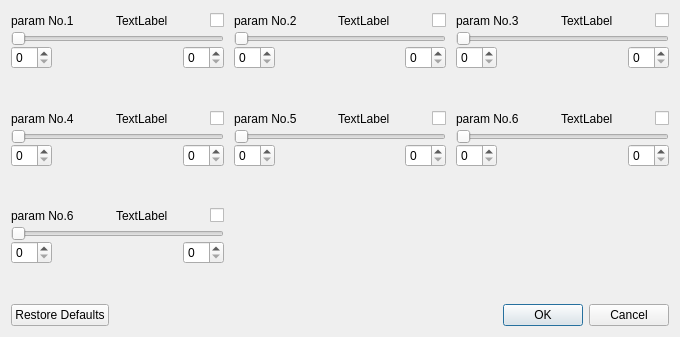
<?xml version="1.0" encoding="UTF-8"?>
<ui version="4.0">
 <class>Dialog7</class>
 <widget class="QDialog" name="Dialog7">
  <property name="geometry">
   <rect>
    <x>0</x>
    <y>0</y>
    <width>680</width>
    <height>337</height>
   </rect>
  </property>
  <property name="maximumSize">
   <size>
    <width>680</width>
    <height>337</height>
   </size>
  </property>
  <property name="windowTitle">
   <string>Manual Fit</string>
  </property>
  <layout class="QGridLayout" name="gridLayout">
   <property name="horizontalSpacing">
    <number>10</number>
   </property>
   <item row="1" column="0">
    <layout class="QFormLayout" name="formLayout_4">
     <property name="verticalSpacing">
      <number>0</number>
     </property>
     <item row="2" column="0" colspan="2">
      <layout class="QHBoxLayout" name="horizontalLayout_8">
       <property name="spacing">
        <number>0</number>
       </property>
       <item>
        <widget class="QSpinBox" name="spb7">
         <property name="toolTip">
          <string>Max Value</string>
         </property>
        </widget>
       </item>
       <item>
        <spacer name="horizontalSpacer_15">
         <property name="orientation">
          <enum>Qt::Horizontal</enum>
         </property>
         <property name="sizeHint" stdset="0">
          <size>
           <width>40</width>
           <height>20</height>
          </size>
         </property>
        </spacer>
       </item>
       <item>
        <spacer name="horizontalSpacer_16">
         <property name="orientation">
          <enum>Qt::Horizontal</enum>
         </property>
         <property name="sizeHint" stdset="0">
          <size>
           <width>40</width>
           <height>20</height>
          </size>
         </property>
        </spacer>
       </item>
       <item>
        <widget class="QSpinBox" name="spb8">
         <property name="toolTip">
          <string>Min Value</string>
         </property>
        </widget>
       </item>
      </layout>
     </item>
     <item row="0" column="0" colspan="2">
      <layout class="QHBoxLayout" name="horizontalLayout_7">
       <property name="spacing">
        <number>16</number>
       </property>
       <item>
        <widget class="QLabel" name="lNm4">
         <property name="toolTip">
          <string>OFFSET</string>
         </property>
         <property name="text">
          <string>param No.4</string>
         </property>
        </widget>
       </item>
       <item>
        <spacer name="horizontalSpacer_13">
         <property name="orientation">
          <enum>Qt::Horizontal</enum>
         </property>
         <property name="sizeHint" stdset="0">
          <size>
           <width>40</width>
           <height>20</height>
          </size>
         </property>
        </spacer>
       </item>
       <item>
        <widget class="QLabel" name="lDig4">
         <property name="text">
          <string>TextLabel</string>
         </property>
        </widget>
       </item>
       <item>
        <spacer name="horizontalSpacer_14">
         <property name="orientation">
          <enum>Qt::Horizontal</enum>
         </property>
         <property name="sizeHint" stdset="0">
          <size>
           <width>40</width>
           <height>20</height>
          </size>
         </property>
        </spacer>
       </item>
       <item>
        <widget class="QCheckBox" name="chb4">
         <property name="toolTip">
          <string>CHECKED FIXES THE PARAMETER
UNCHECKED MAKES THE PARAMETER FREE.</string>
         </property>
         <property name="text">
          <string/>
         </property>
        </widget>
       </item>
      </layout>
     </item>
     <item row="1" column="0" colspan="2">
      <widget class="QSlider" name="sld4">
       <property name="toolTip">
        <string>OFFSET</string>
       </property>
       <property name="orientation">
        <enum>Qt::Horizontal</enum>
       </property>
      </widget>
     </item>
    </layout>
   </item>
   <item row="1" column="1">
    <layout class="QFormLayout" name="formLayout_5">
     <property name="verticalSpacing">
      <number>0</number>
     </property>
     <item row="2" column="0" colspan="2">
      <layout class="QHBoxLayout" name="horizontalLayout_10">
       <property name="spacing">
        <number>0</number>
       </property>
       <item>
        <widget class="QSpinBox" name="spb9">
         <property name="toolTip">
          <string>Max Value</string>
         </property>
        </widget>
       </item>
       <item>
        <spacer name="horizontalSpacer_19">
         <property name="orientation">
          <enum>Qt::Horizontal</enum>
         </property>
         <property name="sizeHint" stdset="0">
          <size>
           <width>40</width>
           <height>20</height>
          </size>
         </property>
        </spacer>
       </item>
       <item>
        <spacer name="horizontalSpacer_20">
         <property name="orientation">
          <enum>Qt::Horizontal</enum>
         </property>
         <property name="sizeHint" stdset="0">
          <size>
           <width>40</width>
           <height>20</height>
          </size>
         </property>
        </spacer>
       </item>
       <item>
        <widget class="QSpinBox" name="spb10">
         <property name="toolTip">
          <string>Min Value</string>
         </property>
        </widget>
       </item>
      </layout>
     </item>
     <item row="0" column="0" colspan="2">
      <layout class="QHBoxLayout" name="horizontalLayout_9">
       <property name="spacing">
        <number>16</number>
       </property>
       <item>
        <widget class="QLabel" name="lNm5">
         <property name="toolTip">
          <string>SLOPE INNER</string>
         </property>
         <property name="text">
          <string>param No.5</string>
         </property>
        </widget>
       </item>
       <item>
        <spacer name="horizontalSpacer_17">
         <property name="orientation">
          <enum>Qt::Horizontal</enum>
         </property>
         <property name="sizeHint" stdset="0">
          <size>
           <width>40</width>
           <height>20</height>
          </size>
         </property>
        </spacer>
       </item>
       <item>
        <widget class="QLabel" name="lDig5">
         <property name="text">
          <string>TextLabel</string>
         </property>
        </widget>
       </item>
       <item>
        <spacer name="horizontalSpacer_18">
         <property name="orientation">
          <enum>Qt::Horizontal</enum>
         </property>
         <property name="sizeHint" stdset="0">
          <size>
           <width>40</width>
           <height>20</height>
          </size>
         </property>
        </spacer>
       </item>
       <item>
        <widget class="QCheckBox" name="chb5">
         <property name="toolTip">
          <string>CHECKED FIXES THE PARAMETER
UNCHECKED MAKES THE PARAMETER FREE.</string>
         </property>
         <property name="text">
          <string/>
         </property>
        </widget>
       </item>
      </layout>
     </item>
     <item row="1" column="0" colspan="2">
      <widget class="QSlider" name="sld5">
       <property name="toolTip">
        <string>SLOPE INNER</string>
       </property>
       <property name="orientation">
        <enum>Qt::Horizontal</enum>
       </property>
      </widget>
     </item>
    </layout>
   </item>
   <item row="0" column="1">
    <layout class="QFormLayout" name="formLayout_2">
     <property name="verticalSpacing">
      <number>0</number>
     </property>
     <item row="2" column="0" colspan="2">
      <layout class="QHBoxLayout" name="horizontalLayout_4">
       <property name="spacing">
        <number>0</number>
       </property>
       <item>
        <widget class="QSpinBox" name="spb3">
         <property name="toolTip">
          <string>Max Value</string>
         </property>
        </widget>
       </item>
       <item>
        <spacer name="horizontalSpacer_7">
         <property name="orientation">
          <enum>Qt::Horizontal</enum>
         </property>
         <property name="sizeHint" stdset="0">
          <size>
           <width>40</width>
           <height>20</height>
          </size>
         </property>
        </spacer>
       </item>
       <item>
        <spacer name="horizontalSpacer_8">
         <property name="orientation">
          <enum>Qt::Horizontal</enum>
         </property>
         <property name="sizeHint" stdset="0">
          <size>
           <width>40</width>
           <height>20</height>
          </size>
         </property>
        </spacer>
       </item>
       <item>
        <widget class="QSpinBox" name="spb4">
         <property name="toolTip">
          <string>Min Value</string>
         </property>
        </widget>
       </item>
      </layout>
     </item>
     <item row="0" column="0" colspan="2">
      <layout class="QHBoxLayout" name="horizontalLayout_3">
       <property name="spacing">
        <number>16</number>
       </property>
       <item>
        <widget class="QLabel" name="lNm2">
         <property name="toolTip">
          <string>FULL WIDTH</string>
         </property>
         <property name="text">
          <string>param No.2</string>
         </property>
        </widget>
       </item>
       <item>
        <spacer name="horizontalSpacer_5">
         <property name="orientation">
          <enum>Qt::Horizontal</enum>
         </property>
         <property name="sizeHint" stdset="0">
          <size>
           <width>40</width>
           <height>20</height>
          </size>
         </property>
        </spacer>
       </item>
       <item>
        <widget class="QLabel" name="lDig2">
         <property name="text">
          <string>TextLabel</string>
         </property>
        </widget>
       </item>
       <item>
        <spacer name="horizontalSpacer_6">
         <property name="orientation">
          <enum>Qt::Horizontal</enum>
         </property>
         <property name="sizeHint" stdset="0">
          <size>
           <width>40</width>
           <height>20</height>
          </size>
         </property>
        </spacer>
       </item>
       <item>
        <widget class="QCheckBox" name="chb2">
         <property name="toolTip">
          <string>CHECKED FIXES THE PARAMETER
UNCHECKED MAKES THE PARAMETER FREE.</string>
         </property>
         <property name="text">
          <string/>
         </property>
        </widget>
       </item>
      </layout>
     </item>
     <item row="1" column="0" colspan="2">
      <widget class="QSlider" name="sld2">
       <property name="toolTip">
        <string>FULL WIDTH</string>
       </property>
       <property name="orientation">
        <enum>Qt::Horizontal</enum>
       </property>
      </widget>
     </item>
    </layout>
   </item>
   <item row="3" column="0" colspan="3">
    <widget class="QDialogButtonBox" name="buttonBox">
     <property name="orientation">
      <enum>Qt::Horizontal</enum>
     </property>
     <property name="standardButtons">
      <set>QDialogButtonBox::Cancel|QDialogButtonBox::Ok|QDialogButtonBox::RestoreDefaults</set>
     </property>
    </widget>
   </item>
   <item row="0" column="2">
    <layout class="QFormLayout" name="formLayout_3">
     <property name="verticalSpacing">
      <number>0</number>
     </property>
     <item row="2" column="0" colspan="2">
      <layout class="QHBoxLayout" name="horizontalLayout_6">
       <property name="spacing">
        <number>0</number>
       </property>
       <item>
        <widget class="QSpinBox" name="spb5">
         <property name="toolTip">
          <string>Max Value</string>
         </property>
        </widget>
       </item>
       <item>
        <spacer name="horizontalSpacer_11">
         <property name="orientation">
          <enum>Qt::Horizontal</enum>
         </property>
         <property name="sizeHint" stdset="0">
          <size>
           <width>40</width>
           <height>20</height>
          </size>
         </property>
        </spacer>
       </item>
       <item>
        <spacer name="horizontalSpacer_12">
         <property name="orientation">
          <enum>Qt::Horizontal</enum>
         </property>
         <property name="sizeHint" stdset="0">
          <size>
           <width>40</width>
           <height>20</height>
          </size>
         </property>
        </spacer>
       </item>
       <item>
        <widget class="QSpinBox" name="spb6">
         <property name="toolTip">
          <string>Min Value</string>
         </property>
        </widget>
       </item>
      </layout>
     </item>
     <item row="0" column="0" colspan="2">
      <layout class="QHBoxLayout" name="horizontalLayout_5">
       <property name="spacing">
        <number>16</number>
       </property>
       <item>
        <widget class="QLabel" name="lNm3">
         <property name="toolTip">
          <string>HEIGHT</string>
         </property>
         <property name="text">
          <string>param No.3</string>
         </property>
        </widget>
       </item>
       <item>
        <spacer name="horizontalSpacer_9">
         <property name="orientation">
          <enum>Qt::Horizontal</enum>
         </property>
         <property name="sizeHint" stdset="0">
          <size>
           <width>40</width>
           <height>20</height>
          </size>
         </property>
        </spacer>
       </item>
       <item>
        <widget class="QLabel" name="lDig3">
         <property name="text">
          <string>TextLabel</string>
         </property>
        </widget>
       </item>
       <item>
        <spacer name="horizontalSpacer_10">
         <property name="orientation">
          <enum>Qt::Horizontal</enum>
         </property>
         <property name="sizeHint" stdset="0">
          <size>
           <width>40</width>
           <height>20</height>
          </size>
         </property>
        </spacer>
       </item>
       <item>
        <widget class="QCheckBox" name="chb3">
         <property name="toolTip">
          <string>CHECKED FIXES THE PARAMETER
UNCHECKED MAKES THE PARAMETER FREE.</string>
         </property>
         <property name="text">
          <string/>
         </property>
        </widget>
       </item>
      </layout>
     </item>
     <item row="1" column="0" colspan="2">
      <widget class="QSlider" name="sld3">
       <property name="toolTip">
        <string>HEIGHT</string>
       </property>
       <property name="orientation">
        <enum>Qt::Horizontal</enum>
       </property>
      </widget>
     </item>
    </layout>
   </item>
   <item row="1" column="2">
    <layout class="QFormLayout" name="formLayout_6">
     <property name="verticalSpacing">
      <number>0</number>
     </property>
     <item row="2" column="0" colspan="2">
      <layout class="QHBoxLayout" name="horizontalLayout_12">
       <property name="spacing">
        <number>0</number>
       </property>
       <item>
        <widget class="QSpinBox" name="spb11">
         <property name="toolTip">
          <string>Max Value</string>
         </property>
        </widget>
       </item>
       <item>
        <spacer name="horizontalSpacer_23">
         <property name="orientation">
          <enum>Qt::Horizontal</enum>
         </property>
         <property name="sizeHint" stdset="0">
          <size>
           <width>40</width>
           <height>20</height>
          </size>
         </property>
        </spacer>
       </item>
       <item>
        <spacer name="horizontalSpacer_24">
         <property name="orientation">
          <enum>Qt::Horizontal</enum>
         </property>
         <property name="sizeHint" stdset="0">
          <size>
           <width>40</width>
           <height>20</height>
          </size>
         </property>
        </spacer>
       </item>
       <item>
        <widget class="QSpinBox" name="spb12">
         <property name="toolTip">
          <string>Min Value</string>
         </property>
        </widget>
       </item>
      </layout>
     </item>
     <item row="0" column="0" colspan="2">
      <layout class="QHBoxLayout" name="horizontalLayout_11">
       <property name="spacing">
        <number>16</number>
       </property>
       <item>
        <widget class="QLabel" name="lNm6">
         <property name="toolTip">
          <string>QUADRADIC INNER</string>
         </property>
         <property name="text">
          <string>param No.6</string>
         </property>
        </widget>
       </item>
       <item>
        <spacer name="horizontalSpacer_21">
         <property name="orientation">
          <enum>Qt::Horizontal</enum>
         </property>
         <property name="sizeHint" stdset="0">
          <size>
           <width>40</width>
           <height>20</height>
          </size>
         </property>
        </spacer>
       </item>
       <item>
        <widget class="QLabel" name="lDig6">
         <property name="text">
          <string>TextLabel</string>
         </property>
        </widget>
       </item>
       <item>
        <spacer name="horizontalSpacer_22">
         <property name="orientation">
          <enum>Qt::Horizontal</enum>
         </property>
         <property name="sizeHint" stdset="0">
          <size>
           <width>40</width>
           <height>20</height>
          </size>
         </property>
        </spacer>
       </item>
       <item>
        <widget class="QCheckBox" name="chb6">
         <property name="toolTip">
          <string>CHECKED FIXES THE PARAMETER
UNCHECKED MAKES THE PARAMETER FREE.</string>
         </property>
         <property name="text">
          <string/>
         </property>
        </widget>
       </item>
      </layout>
     </item>
     <item row="1" column="0" colspan="2">
      <widget class="QSlider" name="sld6">
       <property name="toolTip">
        <string>QUADRADIC INNER</string>
       </property>
       <property name="orientation">
        <enum>Qt::Horizontal</enum>
       </property>
      </widget>
     </item>
    </layout>
   </item>
   <item row="0" column="0">
    <layout class="QFormLayout" name="formLayout_1">
     <property name="verticalSpacing">
      <number>0</number>
     </property>
     <item row="2" column="0" colspan="2">
      <layout class="QHBoxLayout" name="horizontalLayout_2">
       <property name="spacing">
        <number>0</number>
       </property>
       <item>
        <widget class="QSpinBox" name="spb1">
         <property name="toolTip">
          <string>Max Value</string>
         </property>
        </widget>
       </item>
       <item>
        <spacer name="horizontalSpacer_3">
         <property name="orientation">
          <enum>Qt::Horizontal</enum>
         </property>
         <property name="sizeHint" stdset="0">
          <size>
           <width>40</width>
           <height>20</height>
          </size>
         </property>
        </spacer>
       </item>
       <item>
        <spacer name="horizontalSpacer_4">
         <property name="orientation">
          <enum>Qt::Horizontal</enum>
         </property>
         <property name="sizeHint" stdset="0">
          <size>
           <width>40</width>
           <height>20</height>
          </size>
         </property>
        </spacer>
       </item>
       <item>
        <widget class="QSpinBox" name="spb2">
         <property name="toolTip">
          <string>Min Value</string>
         </property>
        </widget>
       </item>
      </layout>
     </item>
     <item row="0" column="0" colspan="2">
      <layout class="QHBoxLayout" name="horizontalLayout_1">
       <property name="spacing">
        <number>16</number>
       </property>
       <item>
        <widget class="QLabel" name="lNm1">
         <property name="toolTip">
          <string>SYMMETRY POINT</string>
         </property>
         <property name="text">
          <string>param No.1</string>
         </property>
        </widget>
       </item>
       <item>
        <spacer name="horizontalSpacer_1">
         <property name="orientation">
          <enum>Qt::Horizontal</enum>
         </property>
         <property name="sizeHint" stdset="0">
          <size>
           <width>40</width>
           <height>20</height>
          </size>
         </property>
        </spacer>
       </item>
       <item>
        <widget class="QLabel" name="lDig1">
         <property name="text">
          <string>TextLabel</string>
         </property>
        </widget>
       </item>
       <item>
        <spacer name="horizontalSpacer_2">
         <property name="orientation">
          <enum>Qt::Horizontal</enum>
         </property>
         <property name="sizeHint" stdset="0">
          <size>
           <width>40</width>
           <height>20</height>
          </size>
         </property>
        </spacer>
       </item>
       <item>
        <widget class="QCheckBox" name="chb1">
         <property name="toolTip">
          <string>CHECKED FIXES THE PARAMETER
UNCHECKED MAKES THE PARAMETER FREE.</string>
         </property>
         <property name="text">
          <string/>
         </property>
        </widget>
       </item>
      </layout>
     </item>
     <item row="1" column="0" colspan="2">
      <widget class="QSlider" name="sld1">
       <property name="toolTip">
        <string>SYMMETRY POINT</string>
       </property>
       <property name="orientation">
        <enum>Qt::Horizontal</enum>
       </property>
      </widget>
     </item>
    </layout>
   </item>
   <item row="2" column="0">
    <layout class="QFormLayout" name="formLayout_7">
     <property name="verticalSpacing">
      <number>0</number>
     </property>
     <item row="2" column="0" colspan="2">
      <layout class="QHBoxLayout" name="horizontalLayout_14">
       <property name="spacing">
        <number>0</number>
       </property>
       <item>
        <widget class="QSpinBox" name="spb13">
         <property name="toolTip">
          <string>Max Value</string>
         </property>
        </widget>
       </item>
       <item>
        <spacer name="horizontalSpacer_27">
         <property name="orientation">
          <enum>Qt::Horizontal</enum>
         </property>
         <property name="sizeHint" stdset="0">
          <size>
           <width>40</width>
           <height>20</height>
          </size>
         </property>
        </spacer>
       </item>
       <item>
        <spacer name="horizontalSpacer_28">
         <property name="orientation">
          <enum>Qt::Horizontal</enum>
         </property>
         <property name="sizeHint" stdset="0">
          <size>
           <width>40</width>
           <height>20</height>
          </size>
         </property>
        </spacer>
       </item>
       <item>
        <widget class="QSpinBox" name="spb14">
         <property name="toolTip">
          <string>Min Value</string>
         </property>
        </widget>
       </item>
      </layout>
     </item>
     <item row="0" column="0" colspan="2">
      <layout class="QHBoxLayout" name="horizontalLayout_13">
       <property name="spacing">
        <number>16</number>
       </property>
       <item>
        <widget class="QLabel" name="lNm7">
         <property name="toolTip">
          <string>SLOPE OUTER</string>
         </property>
         <property name="text">
          <string>param No.6</string>
         </property>
        </widget>
       </item>
       <item>
        <spacer name="horizontalSpacer_25">
         <property name="orientation">
          <enum>Qt::Horizontal</enum>
         </property>
         <property name="sizeHint" stdset="0">
          <size>
           <width>40</width>
           <height>20</height>
          </size>
         </property>
        </spacer>
       </item>
       <item>
        <widget class="QLabel" name="lDig7">
         <property name="text">
          <string>TextLabel</string>
         </property>
        </widget>
       </item>
       <item>
        <spacer name="horizontalSpacer_26">
         <property name="orientation">
          <enum>Qt::Horizontal</enum>
         </property>
         <property name="sizeHint" stdset="0">
          <size>
           <width>40</width>
           <height>20</height>
          </size>
         </property>
        </spacer>
       </item>
       <item>
        <widget class="QCheckBox" name="chb7">
         <property name="toolTip">
          <string>CHECKED FIXES THE PARAMETER
UNCHECKED MAKES THE PARAMETER FREE.</string>
         </property>
         <property name="text">
          <string/>
         </property>
        </widget>
       </item>
      </layout>
     </item>
     <item row="1" column="0" colspan="2">
      <widget class="QSlider" name="sld7">
       <property name="toolTip">
        <string>SLOPE OUTER</string>
       </property>
       <property name="orientation">
        <enum>Qt::Horizontal</enum>
       </property>
      </widget>
     </item>
    </layout>
   </item>
  </layout>
 </widget>
 <resources/>
 <connections>
  <connection>
   <sender>buttonBox</sender>
   <signal>rejected()</signal>
   <receiver>Dialog7</receiver>
   <slot>reject()</slot>
   <hints>
    <hint type="sourcelabel">
     <x>304</x>
     <y>327</y>
    </hint>
    <hint type="destinationlabel">
     <x>286</x>
     <y>262</y>
    </hint>
   </hints>
  </connection>
  <connection>
   <sender>sld1</sender>
   <signal>valueChanged(int)</signal>
   <receiver>lDig1</receiver>
   <slot>setNum(int)</slot>
   <hints>
    <hint type="sourcelabel">
     <x>106</x>
     <y>110</y>
    </hint>
    <hint type="destinationlabel">
     <x>112</x>
     <y>96</y>
    </hint>
   </hints>
  </connection>
  <connection>
   <sender>sld2</sender>
   <signal>valueChanged(int)</signal>
   <receiver>lDig2</receiver>
   <slot>setNum(int)</slot>
   <hints>
    <hint type="sourcelabel">
     <x>327</x>
     <y>112</y>
    </hint>
    <hint type="destinationlabel">
     <x>340</x>
     <y>95</y>
    </hint>
   </hints>
  </connection>
  <connection>
   <sender>sld3</sender>
   <signal>valueChanged(int)</signal>
   <receiver>lDig3</receiver>
   <slot>setNum(int)</slot>
   <hints>
    <hint type="sourcelabel">
     <x>548</x>
     <y>108</y>
    </hint>
    <hint type="destinationlabel">
     <x>564</x>
     <y>96</y>
    </hint>
   </hints>
  </connection>
  <connection>
   <sender>sld4</sender>
   <signal>valueChanged(int)</signal>
   <receiver>lDig4</receiver>
   <slot>setNum(int)</slot>
   <hints>
    <hint type="sourcelabel">
     <x>89</x>
     <y>185</y>
    </hint>
    <hint type="destinationlabel">
     <x>114</x>
     <y>166</y>
    </hint>
   </hints>
  </connection>
  <connection>
   <sender>sld6</sender>
   <signal>valueChanged(int)</signal>
   <receiver>lDig6</receiver>
   <slot>setNum(int)</slot>
   <hints>
    <hint type="sourcelabel">
     <x>539</x>
     <y>185</y>
    </hint>
    <hint type="destinationlabel">
     <x>563</x>
     <y>172</y>
    </hint>
   </hints>
  </connection>
  <connection>
   <sender>sld5</sender>
   <signal>valueChanged(int)</signal>
   <receiver>lDig5</receiver>
   <slot>setNum(int)</slot>
   <hints>
    <hint type="sourcelabel">
     <x>315</x>
     <y>191</y>
    </hint>
    <hint type="destinationlabel">
     <x>336</x>
     <y>167</y>
    </hint>
   </hints>
  </connection>
  <connection>
   <sender>sld7</sender>
   <signal>valueChanged(int)</signal>
   <receiver>lDig7</receiver>
   <slot>setNum(int)</slot>
   <hints>
    <hint type="sourcelabel">
     <x>108</x>
     <y>259</y>
    </hint>
    <hint type="destinationlabel">
     <x>139</x>
     <y>244</y>
    </hint>
   </hints>
  </connection>
 </connections>
 <slots>
  <slot>dAccepted()</slot>
 </slots>
</ui>
